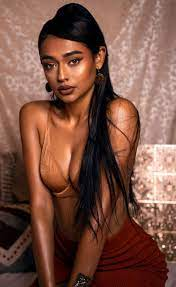
#> input picture Digital Image Processing/mira.jpeg, 176 x 287 px
$ python lab2.py
#> lines starting #> are read from the running program, lines starting #| are printed output that depends on the picture
import numpy as np
import cv2
img = cv2.imread('mira.jpeg')
#> img is the input picture: shape (287, 176, 3); mean B, G, R 67.9, 81.8, 122.8

matrix1 = np.ones(img.shape, dtype = "uint8") * 2
matrix2 = np.ones(img.shape, dtype = "uint8") - 200

#multiplication
img_brighter = cv2.multiply(img, matrix1)
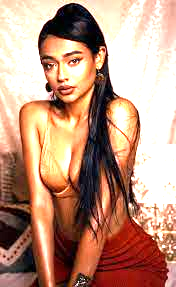
#> img_brighter: shape (287, 176, 3); mean B, G, R 126.6, 148.3, 189.6

#substraction
img_darker = cv2.subtract(img, matrix2)
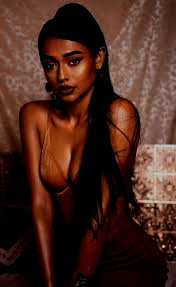
#> img_darker: shape (287, 176, 3); mean B, G, R 29.2, 39.4, 72.6

#display
cv2.imshow("Original image", img)
cv2.imshow("brighter image", img_brighter)
cv2.imshow("Darker image", img_darker)
cv2.waitKey(5000)

$ run again, with Digital Image Processing/puppy.jpeg copied over Digital Image Processing/mira.jpeg
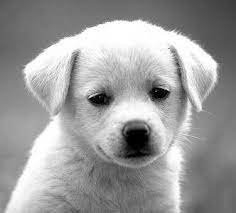
#> input picture Digital Image Processing/puppy.jpeg, 236 x 213 px
#> img is the input picture: shape (213, 236, 3); min 0, max 255, mean 155.7
#> `img_brighter = cv2.multiply(img, matrix1)`:
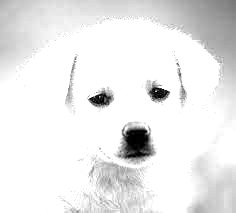
#> img_brighter: shape (213, 236, 3); min 0, max 255, mean 234.3
#> `img_darker = cv2.subtract(img, matrix2)`:
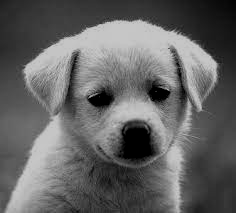
#> img_darker: shape (213, 236, 3); min 0, max 198, mean 99.5

$ run again, with Digital Image Processing/WhatsApp Image 2023-01-20 at 14.17.19.jpg copied over Digital Image Processing/mira.jpeg
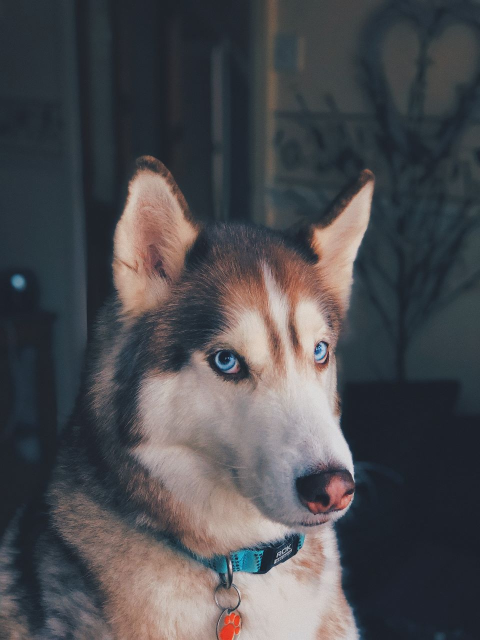
#> input picture Digital Image Processing/WhatsApp Image 2023-01-20 at 14.17.19.jpg, 960 x 1280 px (shown at 1/2 size)
#> img is the input picture: shape (1280, 960, 3); mean B, G, R 79.4, 75.8, 75.9
#> `img_brighter = cv2.multiply(img, matrix1)`:
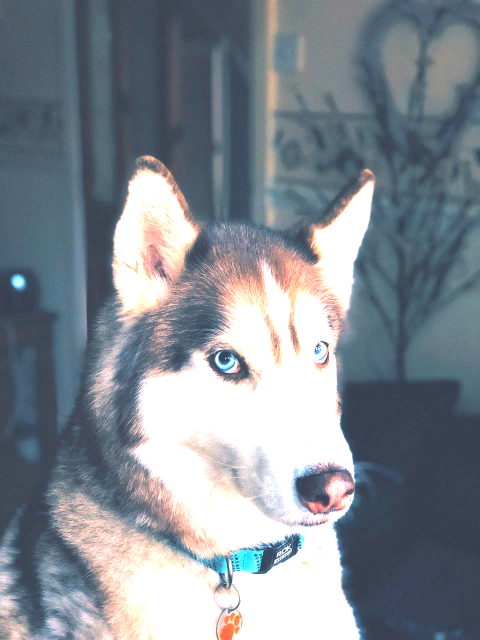
#> img_brighter: shape (1280, 960, 3) (shown at 1/2 size); mean B, G, R 146.8, 137.8, 129.5
#> `img_darker = cv2.subtract(img, matrix2)`:
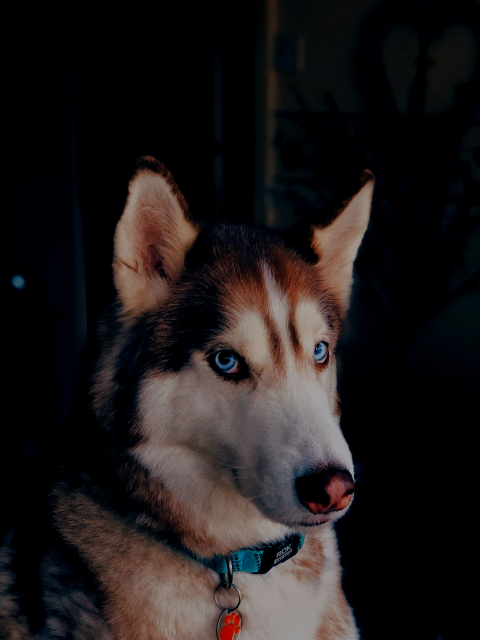
#> img_darker: shape (1280, 960, 3) (shown at 1/2 size); mean B, G, R 26.1, 26.1, 30.9

$ run again, with Digital Image Processing/gigi.jpg copied over Digital Image Processing/mira.jpeg
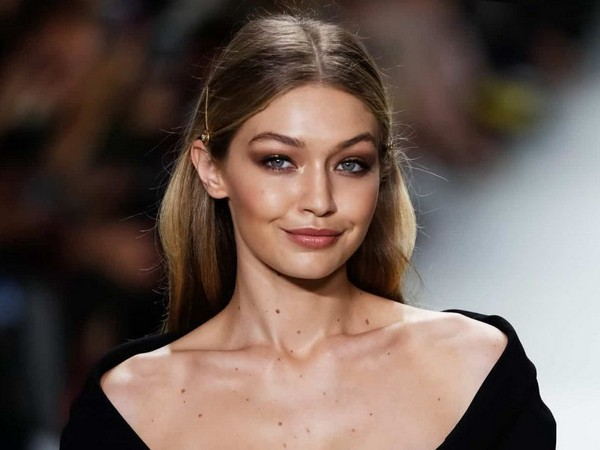
#> input picture Digital Image Processing/gigi.jpg, 600 x 450 px
#> img is the input picture: shape (450, 600, 3); mean B, G, R 83.2, 91.1, 108.5
#> `img_brighter = cv2.multiply(img, matrix1)`:
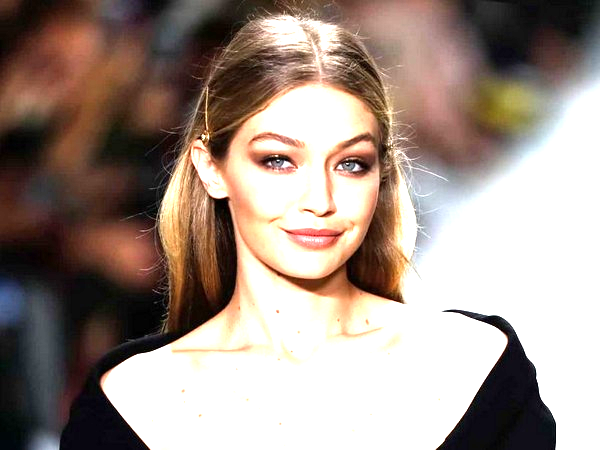
#> img_brighter: shape (450, 600, 3); mean B, G, R 135.9, 144.9, 160.7
#> `img_darker = cv2.subtract(img, matrix2)`:
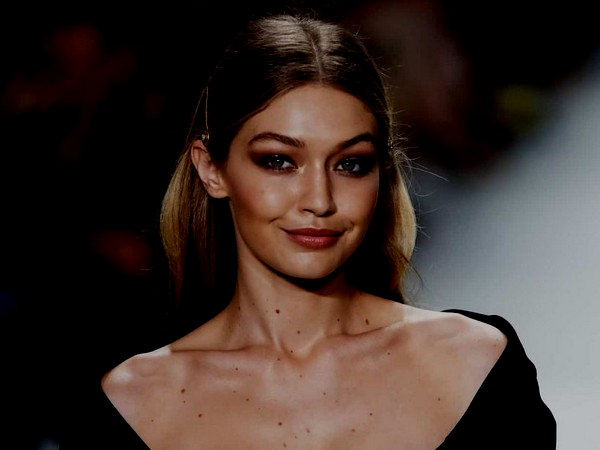
#> img_darker: shape (450, 600, 3); mean B, G, R 43.9, 49.6, 63.2
